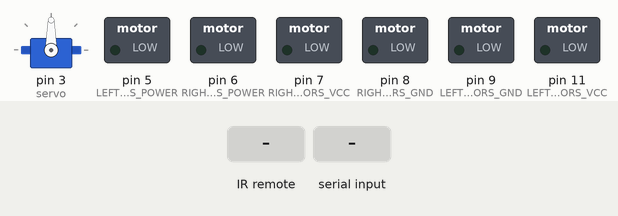
Recording of a sketch running on a simulated Arduino Uno, built with avr-gcc and run on an emulated ATmega328P. Parts: servo, switched loads named in the sketch (green lamp = pin HIGH). The inputs (shaded band) are chosen by the test bench.

Above: at 1.2 s.
1.3 s: infrared code 0xFF629D received
At 2.3 s:
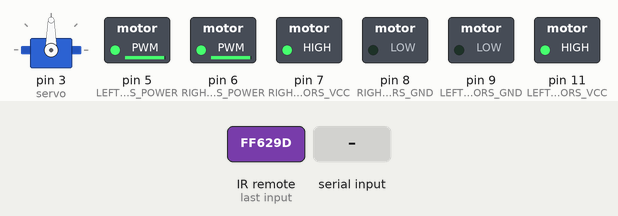
2.8 s: "f" received over Serial
At 3.5 s:
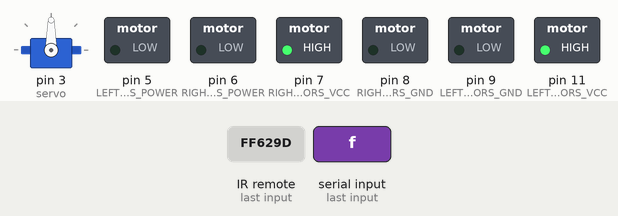
4.3 s: infrared code 0xFFA857 received
At 4.6 s:
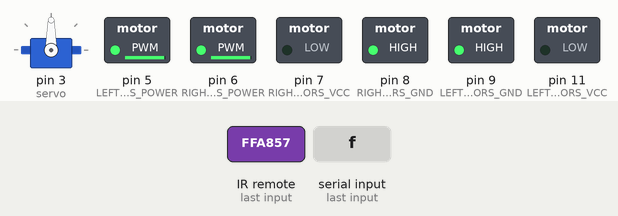
5.8 s: "b" received over Serial
At 7.0 s:
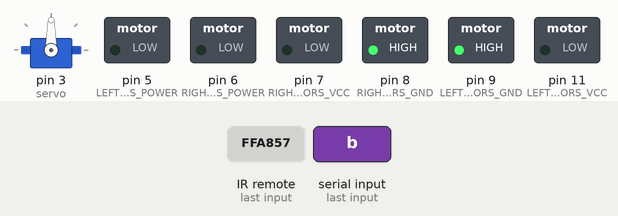
7.3 s: infrared code 0xFF22DD received
At 8.4 s:
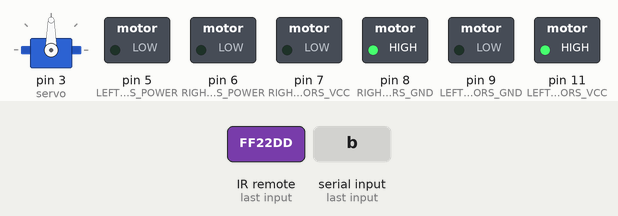
9.3 s: "r" received over Serial
At 9.6 s:
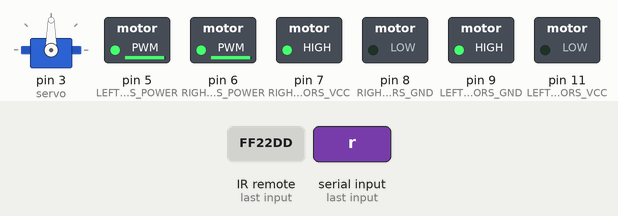
Timing chart, 0 to 11.8 s (numbered marks = the images above; inputs shaded):
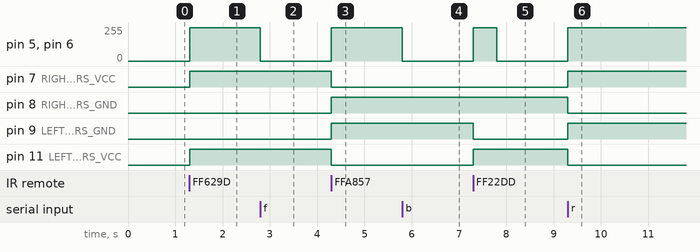

Measured:
- after the input at 1.3 s, pin 5 (LEFT_MOTORS_POWER), pin 6 (RIGHT_MOTORS_POWER): 0/255 → 250/255 at once; pin 7 (RIGHT_MOTORS_VCC), pin 11 (LEFT_MOTORS_VCC): LOW → HIGH at once
- after the input at 2.8 s, pin 5 (LEFT_MOTORS_POWER), pin 6 (RIGHT_MOTORS_POWER): 250/255 → 0/255 at once
- after the input at 4.3 s, pin 5 (LEFT_MOTORS_POWER), pin 6 (RIGHT_MOTORS_POWER): 0/255 → 250/255 at once; pin 7 (RIGHT_MOTORS_VCC), pin 11 (LEFT_MOTORS_VCC): HIGH → LOW at once; pin 8 (RIGHT_MOTORS_GND), pin 9 (LEFT_MOTORS_GND): LOW → HIGH at once
- after the input at 5.8 s, pin 5 (LEFT_MOTORS_POWER), pin 6 (RIGHT_MOTORS_POWER): 250/255 → 0/255 at once
- after the input at 7.3 s, pin 5 (LEFT_MOTORS_POWER), pin 6 (RIGHT_MOTORS_POWER): 0/255 → 250/255 at once, → 0/255 0.50 s later; pin 9 (LEFT_MOTORS_GND): HIGH → LOW at once; pin 11 (LEFT_MOTORS_VCC): LOW → HIGH at once
- after the input at 9.3 s, pin 5 (LEFT_MOTORS_POWER), pin 6 (RIGHT_MOTORS_POWER): 0/255 → 250/255 at once; pin 7 (RIGHT_MOTORS_VCC), pin 9 (LEFT_MOTORS_GND): LOW → HIGH at once; pin 8 (RIGHT_MOTORS_GND), pin 11 (LEFT_MOTORS_VCC): HIGH → LOW at once

The sketch:

SmartCarBot.ino
```cpp
#include <Servo.h>

#include "IRremote.h"

// #define DEBUG

#ifdef DEBUG
    #define LOG(string)       Serial.print(string)
    #define LOG_LINE(string)  Serial.println(string)
#else
    #define LOG(X)
    #define LOG_LINE(X)
#endif

#define BTN_FORWARD  16736925
#define BTN_BACKWARD 16754775
#define BTN_LEFT     16720605
#define BTN_RIGHT    16761405
#define BTN_STOP     16712445
#define BTN_1        16738455 // Line tracking mode
#define BTN_2        16750695 // Obstacles avoidance mode
#define BTN_3        16756815
#define BTN_4        16724175
#define BTN_5        16718055
#define BTN_6        16743045
#define BTN_7        16716015
#define BTN_8        16726215
#define BTN_9        16734885
#define BTN_0        16730805
#define BTN_STAR     16728765
#define BTN_HASH     16732845

#define RECV_PIN 12
#define LED_PIN  13
#define ECHO_PIN A4
#define TRIG_PIN A5

#define LEFT_MOTORS_VCC 11
#define LEFT_MOTORS_GND  9

#define RIGHT_MOTORS_VCC 7
#define RIGHT_MOTORS_GND 8

#define LEFT_MOTORS_POWER  5
#define RIGHT_MOTORS_POWER 6

#define DEFAULT_CAR_SPEED 250
#define LOW_CAR_SPEED     200

#define LINE_TRACKING_LEFT_PIN    2
#define LINE_TRACKING_MIDDLE_PIN  4
#define LINE_TRACKING_RIGHT_PIN  10

Servo  servo;
IRrecv irRecv(RECV_PIN);

enum MODE
{
  LINE_TRACKING,
  OBSTACLES_AVOIDANCE,
  BT_CONTROL,
  IR_CONTROL
} mainMode = IR_CONTROL, oldMainMode = IR_CONTROL;

enum DIRECTION
{
  STOP,
  FORWARD,
  BACKWARD,
  TURN_LEFT,
  TURN_RIGHT
} direction = STOP, oldDirection = STOP;

void delays(unsigned long t)
{
  for(unsigned long i = 0; i < t; i++)
  {
    getBtData();
    getIrData();
    delay(1);
  }
}

int getDistance(void)
{
  int distance;

  digitalWrite(TRIG_PIN, LOW);
  delayMicroseconds(2);

  digitalWrite(TRIG_PIN, HIGH);
  delayMicroseconds(10);

  digitalWrite(TRIG_PIN, LOW);

  distance = (int)pulseIn(ECHO_PIN, HIGH) / 58;

  LOG("Distance : ");
  LOG_LINE(distance);

  return distance;
}

void goForward(unsigned int carSpeed)
{
  analogWrite(LEFT_MOTORS_POWER , carSpeed);
  analogWrite(RIGHT_MOTORS_POWER, carSpeed);

  digitalWrite(LEFT_MOTORS_VCC, HIGH);
  digitalWrite(LEFT_MOTORS_GND, LOW );

  digitalWrite(RIGHT_MOTORS_VCC, HIGH);
  digitalWrite(RIGHT_MOTORS_GND, LOW);

  LOG_LINE("Going forward");
}

void goBackward(unsigned int carSpeed)
{
  analogWrite(LEFT_MOTORS_POWER , carSpeed);
  analogWrite(RIGHT_MOTORS_POWER, carSpeed);

  digitalWrite(LEFT_MOTORS_VCC, LOW );
  digitalWrite(LEFT_MOTORS_GND, HIGH);

  digitalWrite(RIGHT_MOTORS_VCC, LOW );
  digitalWrite(RIGHT_MOTORS_GND, HIGH);

  LOG_LINE("Going backward");
}

void turnLeft(unsigned int carSpeed)
{
  analogWrite(LEFT_MOTORS_POWER , carSpeed);
  analogWrite(RIGHT_MOTORS_POWER, carSpeed);

  digitalWrite(LEFT_MOTORS_VCC, HIGH);
  digitalWrite(LEFT_MOTORS_GND, LOW );

  digitalWrite(RIGHT_MOTORS_VCC, LOW );
  digitalWrite(RIGHT_MOTORS_GND, HIGH);

  LOG_LINE("Turning left");
}

void turnRight(unsigned int carSpeed)
{
  analogWrite(LEFT_MOTORS_POWER , carSpeed);
  analogWrite(RIGHT_MOTORS_POWER, carSpeed);

  digitalWrite(LEFT_MOTORS_VCC, LOW );
  digitalWrite(LEFT_MOTORS_GND, HIGH);

  digitalWrite(RIGHT_MOTORS_VCC, HIGH);
  digitalWrite(RIGHT_MOTORS_GND, LOW );

  LOG_LINE("Turning right");
}

void stop(void)
{
  digitalWrite(LEFT_MOTORS_POWER , LOW);
  digitalWrite(RIGHT_MOTORS_POWER, LOW);

  LOG_LINE("Stop");
}

void getBtData()
{
  if (Serial.available() == true)
  {
    switch (Serial.read())
    {
      case 'f':
        mainMode  = BT_CONTROL;
        direction = FORWARD;
        break;
      case 'b':
        mainMode  = BT_CONTROL;
        direction = BACKWARD;
        break;
      case 'l':
        mainMode  = BT_CONTROL;
        direction = TURN_LEFT;
        break;
      case 'r':
        mainMode  = BT_CONTROL;
        direction = TURN_RIGHT;
        break;
      case 's':
        mainMode  = BT_CONTROL;
        direction = STOP;
        break;
      case '1':
        mainMode = LINE_TRACKING;
        break;
      case '2':
        mainMode = OBSTACLES_AVOIDANCE;
        break;
      default:
        break;
    }
  }
}

void getIrData(void)
{
  decode_results results;

  if (irRecv.decode(&results) != 0)
  {
    switch (results.value)
    {
      case BTN_FORWARD:
        mainMode  = IR_CONTROL;
        direction = FORWARD;
        break;
      case BTN_BACKWARD:
        mainMode  = IR_CONTROL;
        direction = BACKWARD;
        break;
      case BTN_LEFT:
        mainMode  = IR_CONTROL;
        direction = TURN_LEFT;
        break;
      case BTN_RIGHT:
        mainMode  = IR_CONTROL;
        direction = TURN_RIGHT;
        break;
      case BTN_STOP:
        mainMode  = IR_CONTROL;
        direction = STOP;
        break;
      case BTN_1:
        mainMode = LINE_TRACKING;
        break;
      case BTN_2:
        mainMode = OBSTACLES_AVOIDANCE;
        break;
      default:
        break;
    }
    irRecv.resume();
  }
}

void doBtControl(void)
{
  if (mainMode == BT_CONTROL)
  {
    switch (direction)
    {
      case FORWARD:
        goForward(DEFAULT_CAR_SPEED);
        break;
      case BACKWARD:
        goBackward(DEFAULT_CAR_SPEED);
        break;
      case TURN_LEFT:
        turnLeft(DEFAULT_CAR_SPEED);
        break;
      case TURN_RIGHT:
        turnRight(DEFAULT_CAR_SPEED);
        break;
      case STOP:
        stop();
        break;
      default:
        break;
    }
  }
}

void doIrControl(void)
{
  if (mainMode == IR_CONTROL)
  {
    switch (direction)
    {
      case FORWARD:
        goForward(DEFAULT_CAR_SPEED);
        break;
      case BACKWARD:
        goBackward(DEFAULT_CAR_SPEED);
        break;
      case TURN_LEFT:
        turnLeft(DEFAULT_CAR_SPEED);
        delay(500);
        stop();
        break;
      case TURN_RIGHT:
        turnRight(DEFAULT_CAR_SPEED);
        delay(500);
        stop();
        break;
      case STOP:
        stop();
        break;
      default:
        break;
    }
  }
}

void doLineTracking(void)
{
  if (mainMode == LINE_TRACKING)
  {
    if (digitalRead(LINE_TRACKING_MIDDLE_PIN) == LOW)
    {
      goForward(DEFAULT_CAR_SPEED);
    }
    else if (digitalRead(LINE_TRACKING_RIGHT_PIN) == LOW)
    {
      turnRight(DEFAULT_CAR_SPEED);

      while (digitalRead(LINE_TRACKING_RIGHT_PIN) == LOW)
      {
        ; // Nothing to do
      }
    }
    else if (digitalRead(LINE_TRACKING_LEFT_PIN) == LOW)
    {
      turnLeft(DEFAULT_CAR_SPEED);

      while (digitalRead(LINE_TRACKING_LEFT_PIN) == LOW)
      {
        ; // Nothing to do
      }
    }
    else
    {
      stop();
    }
  }
}

void doObstaclesAvoidance()
{
  int obstacleDistance;

  if (mainMode == OBSTACLES_AVOIDANCE)
  {
    obstacleDistance = getDistance();

    if (obstacleDistance < 0)
    {
      stop();
    }
    else
    {
      if (obstacleDistance >= 30)
      {
        goForward(LOW_CAR_SPEED);
      }
      else if ((obstacleDistance >= 15) && (obstacleDistance < 30))
      {
        while (obstacleDistance < 40)
        {
          turnLeft(LOW_CAR_SPEED);
          obstacleDistance = getDistance();
        }
      }
      else
      {
        while (obstacleDistance < 20)
        {
          goBackward(LOW_CAR_SPEED);
          obstacleDistance = getDistance();
        }
      }
    }
  }
}

void setup(void)
{
  Serial.begin(9600);

  servo.attach(3, 500, 2400);// 500: 0 degree  2400: 180 degree
  servo.write(90);

  irRecv.enableIRIn();

  pinMode(ECHO_PIN, INPUT);
  pinMode(TRIG_PIN, OUTPUT);

  pinMode(LEFT_MOTORS_VCC, OUTPUT);
  pinMode(LEFT_MOTORS_GND, OUTPUT);

  pinMode(RIGHT_MOTORS_VCC, OUTPUT);
  pinMode(RIGHT_MOTORS_GND, OUTPUT);

  pinMode(LEFT_MOTORS_POWER , OUTPUT);
  pinMode(RIGHT_MOTORS_POWER, OUTPUT);

  pinMode(LINE_TRACKING_RIGHT_PIN , INPUT);
  pinMode(LINE_TRACKING_MIDDLE_PIN, INPUT);
  pinMode(LINE_TRACKING_LEFT_PIN  , INPUT);
}

void loop(void)
{
  getBtData();
  getIrData();

  if (mainMode != oldMainMode)
  {
    stop();

    LOG("Mode     : ");

    switch (mainMode)
    {
      case LINE_TRACKING:
        LOG_LINE("LINE_TRACKING");
        break;
      case OBSTACLES_AVOIDANCE:
        LOG_LINE("OBSTACLES_AVOIDANCE");
        break;
      case BT_CONTROL:
        LOG_LINE("BT_CONTROL");
        break;
      case IR_CONTROL:
        LOG_LINE("IR_CONTROL");
        break;
      default:
        break;
    }

    oldMainMode = mainMode;
  }

  if (direction != oldDirection)
  {
    stop();

    LOG("Direction: ");

    switch (direction)
    {
      case STOP:
        LOG_LINE("STOP");
        break;
      case FORWARD:
        LOG_LINE("FORWARD");
        break;
      case BACKWARD:
        LOG_LINE("BACKWARD");
        break;
      case TURN_LEFT:
        LOG_LINE("TURN_LEFT");
        break;
      case TURN_RIGHT:
        LOG_LINE("TURN_RIGHT");
        break;
      default:
        break;
    }

    oldDirection = direction;

    doBtControl();
    doIrControl();
  }

  doLineTracking();
  doObstaclesAvoidance();
}
```

ir_NEC.cpp
```cpp
#include "IRremote.h"
#include "IRremoteInt.h"

//==============================================================================
//                           N   N  EEEEE   CCCC
//                           NN  N  E      C
//                           N N N  EEE    C
//                           N  NN  E      C
//                           N   N  EEEEE   CCCC
//==============================================================================

#define NEC_BITS          32
#define NEC_HDR_MARK    9000
#define NEC_HDR_SPACE   4500
#define NEC_BIT_MARK     560
#define NEC_ONE_SPACE   1690
#define NEC_ZERO_SPACE   560
#define NEC_RPT_SPACE   2250

//+=============================================================================
#if SEND_NEC
void  IRsend::sendNEC (unsigned long data,  int nbits)
{
	// Set IR carrier frequency
	enableIROut(38);

	// Header
	mark(NEC_HDR_MARK);
	space(NEC_HDR_SPACE);

	// Data
	for (unsigned long  mask = 1UL << (nbits - 1);  mask;  mask >>= 1) {
		if (data & mask) {
			mark(NEC_BIT_MARK);
			space(NEC_ONE_SPACE);
		} else {
			mark(NEC_BIT_MARK);
			space(NEC_ZERO_SPACE);
		}
	}

	// Footer
	mark(NEC_BIT_MARK);
	space(0);  // Always end with the LED off
}
#endif

//+=============================================================================
// NECs have a repeat only 4 items long
//
#if DECODE_NEC
bool  IRrecv::decodeNEC (decode_results *results)
{
	long  data   = 0;  // We decode in to here; Start with nothing
	int   offset = 1;  // Index in to results; Skip first entry!?

	// Check header "mark"
	if (!MATCH_MARK(results->rawbuf[offset], NEC_HDR_MARK))  return false ;
	offset++;

	// Check for repeat
	if ( (irparams.rawlen == 4)
	    && MATCH_SPACE(results->rawbuf[offset  ], NEC_RPT_SPACE)
	    && MATCH_MARK (results->rawbuf[offset+1], NEC_BIT_MARK )
	   ) {
		results->bits        = 0;
		results->value       = REPEAT;
		results->decode_type = NEC;
		return true;
	}

	// Check we have enough data
	if (irparams.rawlen < (2 * NEC_BITS) + 4)  return false ;

	// Check header "space"
	if (!MATCH_SPACE(results->rawbuf[offset], NEC_HDR_SPACE))  return false ;
	offset++;

	// Build the data
	for (int i = 0;  i < NEC_BITS;  i++) {
		// Check data "mark"
		if (!MATCH_MARK(results->rawbuf[offset], NEC_BIT_MARK))  return false ;
		offset++;
        // Suppend this bit
		if      (MATCH_SPACE(results->rawbuf[offset], NEC_ONE_SPACE ))  data = (data << 1) | 1 ;
		else if (MATCH_SPACE(results->rawbuf[offset], NEC_ZERO_SPACE))  data = (data << 1) | 0 ;
		else                                                            return false ;
		offset++;
	}

	// Success
	results->bits        = NEC_BITS;
	results->value       = data;
	results->decode_type = NEC;

	return true;
}
#endif
```
